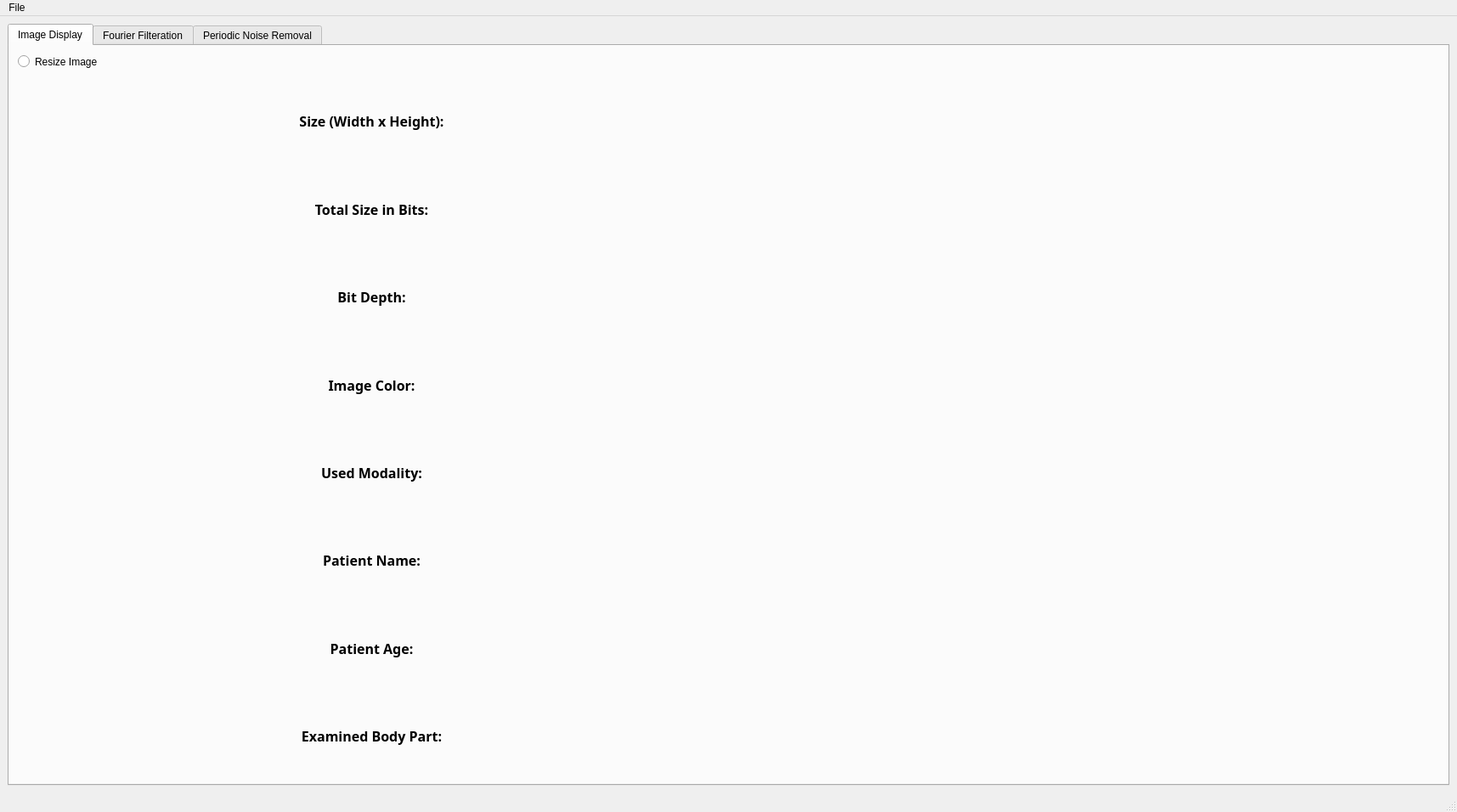
<?xml version="1.0" encoding="UTF-8"?>
<ui version="4.0">
 <class>MainWindow</class>
 <widget class="QMainWindow" name="MainWindow">
  <property name="geometry">
   <rect>
    <x>0</x>
    <y>0</y>
    <width>1715</width>
    <height>956</height>
   </rect>
  </property>
  <property name="windowTitle">
   <string>MainWindow</string>
  </property>
  <widget class="QWidget" name="centralwidget">
   <layout class="QGridLayout" name="gridLayout_2">
    <item row="0" column="0">
     <widget class="QTabWidget" name="periodicNoiseRemovalTab_2">
      <property name="currentIndex">
       <number>0</number>
      </property>
      <widget class="QWidget" name="imageDisplayTab">
       <attribute name="title">
        <string>Image Display</string>
       </attribute>
       <widget class="QRadioButton" name="reisizeImageRadiobutton">
        <property name="geometry">
         <rect>
          <x>10</x>
          <y>10</y>
          <width>1109</width>
          <height>17</height>
         </rect>
        </property>
        <property name="text">
         <string>Resize Image</string>
        </property>
       </widget>
       <widget class="QWidget" name="layoutWidget">
        <property name="geometry">
         <rect>
          <x>10</x>
          <y>40</y>
          <width>1671</width>
          <height>821</height>
         </rect>
        </property>
        <layout class="QGridLayout" name="gridLayout_3">
         <item row="0" column="0">
          <layout class="QGridLayout" name="imageLayout"/>
         </item>
         <item row="0" column="1">
          <layout class="QGridLayout" name="_2">
           <item row="0" column="0">
            <layout class="QVBoxLayout" name="imageTitlesVerticalLayout">
             <item>
              <widget class="QLabel" name="imageSizeTitleLabel">
               <property name="font">
                <font>
                 <family>Sitka Small Semibold</family>
                 <pointsize>12</pointsize>
                 <weight>75</weight>
                 <bold>true</bold>
                </font>
               </property>
               <property name="text">
                <string>Size (Width x Height):</string>
               </property>
               <property name="textFormat">
                <enum>Qt::AutoText</enum>
               </property>
               <property name="alignment">
                <set>Qt::AlignCenter</set>
               </property>
              </widget>
             </item>
             <item>
              <widget class="QLabel" name="imageBitsTitleLabel">
               <property name="font">
                <font>
                 <family>Sitka Small Semibold</family>
                 <pointsize>12</pointsize>
                 <weight>75</weight>
                 <bold>true</bold>
                </font>
               </property>
               <property name="text">
                <string>Total Size in Bits:</string>
               </property>
               <property name="alignment">
                <set>Qt::AlignCenter</set>
               </property>
              </widget>
             </item>
             <item>
              <widget class="QLabel" name="imageBitDepthTitleLabel">
               <property name="font">
                <font>
                 <family>Sitka Small Semibold</family>
                 <pointsize>12</pointsize>
                 <weight>75</weight>
                 <bold>true</bold>
                </font>
               </property>
               <property name="text">
                <string>Bit Depth:</string>
               </property>
               <property name="alignment">
                <set>Qt::AlignCenter</set>
               </property>
              </widget>
             </item>
             <item>
              <widget class="QLabel" name="imageColorTitleLabel">
               <property name="font">
                <font>
                 <family>Sitka Small Semibold</family>
                 <pointsize>12</pointsize>
                 <weight>75</weight>
                 <bold>true</bold>
                </font>
               </property>
               <property name="text">
                <string>Image Color:</string>
               </property>
               <property name="alignment">
                <set>Qt::AlignCenter</set>
               </property>
              </widget>
             </item>
             <item>
              <widget class="QLabel" name="usedModalityTitleLabel">
               <property name="font">
                <font>
                 <family>Sitka Small Semibold</family>
                 <pointsize>12</pointsize>
                 <weight>75</weight>
                 <bold>true</bold>
                </font>
               </property>
               <property name="text">
                <string>Used Modality:</string>
               </property>
               <property name="alignment">
                <set>Qt::AlignCenter</set>
               </property>
              </widget>
             </item>
             <item>
              <widget class="QLabel" name="patientNameTitleLabel">
               <property name="font">
                <font>
                 <family>Sitka Small Semibold</family>
                 <pointsize>12</pointsize>
                 <weight>75</weight>
                 <bold>true</bold>
                </font>
               </property>
               <property name="text">
                <string>Patient Name:</string>
               </property>
               <property name="alignment">
                <set>Qt::AlignCenter</set>
               </property>
              </widget>
             </item>
             <item>
              <widget class="QLabel" name="patientAgeTitleLabel">
               <property name="font">
                <font>
                 <family>Sitka Small Semibold</family>
                 <pointsize>12</pointsize>
                 <weight>75</weight>
                 <bold>true</bold>
                </font>
               </property>
               <property name="text">
                <string>Patient Age:</string>
               </property>
               <property name="alignment">
                <set>Qt::AlignCenter</set>
               </property>
              </widget>
             </item>
             <item>
              <widget class="QLabel" name="bodyPartTitleLabel">
               <property name="font">
                <font>
                 <family>Sitka Small Semibold</family>
                 <pointsize>12</pointsize>
                 <weight>75</weight>
                 <bold>true</bold>
                </font>
               </property>
               <property name="text">
                <string>Examined Body Part:</string>
               </property>
               <property name="alignment">
                <set>Qt::AlignCenter</set>
               </property>
              </widget>
             </item>
            </layout>
           </item>
           <item row="0" column="1">
            <layout class="QVBoxLayout" name="verticalLayout_2">
             <item>
              <widget class="QLabel" name="imageSizeDataLabel">
               <property name="font">
                <font>
                 <pointsize>12</pointsize>
                </font>
               </property>
               <property name="text">
                <string/>
               </property>
               <property name="alignment">
                <set>Qt::AlignCenter</set>
               </property>
              </widget>
             </item>
             <item>
              <widget class="QLabel" name="imageBitsDataLabel">
               <property name="font">
                <font>
                 <pointsize>12</pointsize>
                </font>
               </property>
               <property name="text">
                <string/>
               </property>
               <property name="alignment">
                <set>Qt::AlignCenter</set>
               </property>
              </widget>
             </item>
             <item>
              <widget class="QLabel" name="imageBitDepthDataLabel">
               <property name="font">
                <font>
                 <pointsize>12</pointsize>
                </font>
               </property>
               <property name="text">
                <string/>
               </property>
               <property name="alignment">
                <set>Qt::AlignCenter</set>
               </property>
              </widget>
             </item>
             <item>
              <widget class="QLabel" name="imageColorDataLabel">
               <property name="font">
                <font>
                 <pointsize>12</pointsize>
                </font>
               </property>
               <property name="text">
                <string/>
               </property>
               <property name="alignment">
                <set>Qt::AlignCenter</set>
               </property>
              </widget>
             </item>
             <item>
              <widget class="QLabel" name="usedModalityDataLabel">
               <property name="font">
                <font>
                 <pointsize>12</pointsize>
                </font>
               </property>
               <property name="text">
                <string/>
               </property>
               <property name="alignment">
                <set>Qt::AlignCenter</set>
               </property>
              </widget>
             </item>
             <item>
              <widget class="QLabel" name="patientNameDataLabel">
               <property name="font">
                <font>
                 <pointsize>12</pointsize>
                </font>
               </property>
               <property name="text">
                <string/>
               </property>
               <property name="alignment">
                <set>Qt::AlignCenter</set>
               </property>
              </widget>
             </item>
             <item>
              <widget class="QLabel" name="patientAgeDataLabel">
               <property name="font">
                <font>
                 <pointsize>12</pointsize>
                </font>
               </property>
               <property name="text">
                <string/>
               </property>
               <property name="alignment">
                <set>Qt::AlignCenter</set>
               </property>
              </widget>
             </item>
             <item>
              <widget class="QLabel" name="bodyPartDataLabel">
               <property name="font">
                <font>
                 <pointsize>12</pointsize>
                </font>
               </property>
               <property name="text">
                <string/>
               </property>
               <property name="alignment">
                <set>Qt::AlignCenter</set>
               </property>
              </widget>
             </item>
            </layout>
           </item>
          </layout>
         </item>
        </layout>
       </widget>
      </widget>
      <widget class="QWidget" name="fourierFilteringTab">
       <attribute name="title">
        <string>Fourier Filteration</string>
       </attribute>
       <widget class="QLabel" name="originalImageLabel">
        <property name="geometry">
         <rect>
          <x>130</x>
          <y>60</y>
          <width>161</width>
          <height>41</height>
         </rect>
        </property>
        <property name="font">
         <font>
          <family>Script MT Bold</family>
          <pointsize>16</pointsize>
          <weight>75</weight>
          <italic>false</italic>
          <bold>true</bold>
         </font>
        </property>
        <property name="text">
         <string>Original Image</string>
        </property>
        <property name="alignment">
         <set>Qt::AlignCenter</set>
        </property>
       </widget>
       <widget class="QWidget" name="gridLayoutWidget_4">
        <property name="geometry">
         <rect>
          <x>440</x>
          <y>100</y>
          <width>391</width>
          <height>341</height>
         </rect>
        </property>
        <layout class="QGridLayout" name="lowpassSpatialKernelGridLayout"/>
       </widget>
       <widget class="QWidget" name="gridLayoutWidget_5">
        <property name="geometry">
         <rect>
          <x>860</x>
          <y>100</y>
          <width>391</width>
          <height>341</height>
         </rect>
        </property>
        <layout class="QGridLayout" name="spatialFilterationGridLayout"/>
       </widget>
       <widget class="QWidget" name="gridLayoutWidget_6">
        <property name="geometry">
         <rect>
          <x>440</x>
          <y>510</y>
          <width>391</width>
          <height>341</height>
         </rect>
        </property>
        <layout class="QGridLayout" name="lowpassFourierKernelGridLayout"/>
       </widget>
       <widget class="QWidget" name="gridLayoutWidget_7">
        <property name="geometry">
         <rect>
          <x>860</x>
          <y>510</y>
          <width>391</width>
          <height>341</height>
         </rect>
        </property>
        <layout class="QGridLayout" name="filteredSpectrumGridLayout"/>
       </widget>
       <widget class="QWidget" name="gridLayoutWidget_8">
        <property name="geometry">
         <rect>
          <x>20</x>
          <y>100</y>
          <width>391</width>
          <height>341</height>
         </rect>
        </property>
        <layout class="QGridLayout" name="originalImageGridLayout"/>
       </widget>
       <widget class="QLabel" name="lowpassSpatialKernelLabel">
        <property name="geometry">
         <rect>
          <x>540</x>
          <y>60</y>
          <width>191</width>
          <height>41</height>
         </rect>
        </property>
        <property name="font">
         <font>
          <family>Script MT Bold</family>
          <pointsize>16</pointsize>
          <weight>75</weight>
          <italic>false</italic>
          <bold>true</bold>
         </font>
        </property>
        <property name="text">
         <string>Spatial Kernal</string>
        </property>
        <property name="alignment">
         <set>Qt::AlignCenter</set>
        </property>
       </widget>
       <widget class="QLabel" name="lowpassFourierKernelLabel">
        <property name="geometry">
         <rect>
          <x>540</x>
          <y>470</y>
          <width>191</width>
          <height>41</height>
         </rect>
        </property>
        <property name="font">
         <font>
          <family>Script MT Bold</family>
          <pointsize>16</pointsize>
          <weight>75</weight>
          <italic>false</italic>
          <bold>true</bold>
         </font>
        </property>
        <property name="text">
         <string>Fourier Kernel</string>
        </property>
        <property name="alignment">
         <set>Qt::AlignCenter</set>
        </property>
       </widget>
       <widget class="QLabel" name="filteredSpectrumLabel">
        <property name="geometry">
         <rect>
          <x>960</x>
          <y>470</y>
          <width>191</width>
          <height>41</height>
         </rect>
        </property>
        <property name="font">
         <font>
          <family>Script MT Bold</family>
          <pointsize>16</pointsize>
          <weight>75</weight>
          <italic>false</italic>
          <bold>true</bold>
         </font>
        </property>
        <property name="text">
         <string>Filtered Spectrum</string>
        </property>
        <property name="alignment">
         <set>Qt::AlignCenter</set>
        </property>
       </widget>
       <widget class="QLabel" name="spatialFilterationLabel">
        <property name="geometry">
         <rect>
          <x>970</x>
          <y>60</y>
          <width>191</width>
          <height>41</height>
         </rect>
        </property>
        <property name="font">
         <font>
          <family>Script MT Bold</family>
          <pointsize>16</pointsize>
          <weight>75</weight>
          <italic>false</italic>
          <bold>true</bold>
         </font>
        </property>
        <property name="text">
         <string>Spatial Filteration</string>
        </property>
        <property name="alignment">
         <set>Qt::AlignCenter</set>
        </property>
       </widget>
       <widget class="QLabel" name="lowpassFilterationKernelSizeLabel">
        <property name="geometry">
         <rect>
          <x>90</x>
          <y>30</y>
          <width>101</width>
          <height>16</height>
         </rect>
        </property>
        <property name="font">
         <font>
          <family>Sitka Small Semibold</family>
          <pointsize>12</pointsize>
          <weight>75</weight>
          <bold>true</bold>
         </font>
        </property>
        <property name="text">
         <string>Kernel Size</string>
        </property>
       </widget>
       <widget class="QSpinBox" name="lowpassFilterationKernelSizeSpinbox">
        <property name="geometry">
         <rect>
          <x>200</x>
          <y>20</y>
          <width>51</width>
          <height>31</height>
         </rect>
        </property>
        <property name="font">
         <font>
          <pointsize>11</pointsize>
         </font>
        </property>
        <property name="minimum">
         <number>1</number>
        </property>
        <property name="maximum">
         <number>1000</number>
        </property>
        <property name="singleStep">
         <number>2</number>
        </property>
        <property name="value">
         <number>3</number>
        </property>
       </widget>
       <widget class="QPushButton" name="lowpassFilterationPushButton">
        <property name="geometry">
         <rect>
          <x>280</x>
          <y>20</y>
          <width>81</width>
          <height>31</height>
         </rect>
        </property>
        <property name="font">
         <font>
          <family>Sitka Small Semibold</family>
          <pointsize>12</pointsize>
          <weight>75</weight>
          <bold>true</bold>
         </font>
        </property>
        <property name="text">
         <string>Filter</string>
        </property>
       </widget>
       <widget class="QWidget" name="gridLayoutWidget_9">
        <property name="geometry">
         <rect>
          <x>20</x>
          <y>510</y>
          <width>391</width>
          <height>341</height>
         </rect>
        </property>
        <layout class="QGridLayout" name="imageFourierSpectrumGridLayout"/>
       </widget>
       <widget class="QLabel" name="imageFourierSpectrumLabel">
        <property name="geometry">
         <rect>
          <x>130</x>
          <y>470</y>
          <width>161</width>
          <height>41</height>
         </rect>
        </property>
        <property name="font">
         <font>
          <family>Script MT Bold</family>
          <pointsize>16</pointsize>
          <weight>75</weight>
          <italic>false</italic>
          <bold>true</bold>
         </font>
        </property>
        <property name="text">
         <string>Fourier Spectrum</string>
        </property>
        <property name="alignment">
         <set>Qt::AlignCenter</set>
        </property>
       </widget>
       <widget class="QLabel" name="fourierFilterationLabel">
        <property name="geometry">
         <rect>
          <x>1390</x>
          <y>60</y>
          <width>191</width>
          <height>41</height>
         </rect>
        </property>
        <property name="font">
         <font>
          <family>Script MT Bold</family>
          <pointsize>16</pointsize>
          <weight>75</weight>
          <italic>false</italic>
          <bold>true</bold>
         </font>
        </property>
        <property name="text">
         <string>Fourier Filteration</string>
        </property>
        <property name="alignment">
         <set>Qt::AlignCenter</set>
        </property>
       </widget>
       <widget class="QWidget" name="gridLayoutWidget_10">
        <property name="geometry">
         <rect>
          <x>1280</x>
          <y>100</y>
          <width>411</width>
          <height>341</height>
         </rect>
        </property>
        <layout class="QGridLayout" name="fourierFilterationGridLayout"/>
       </widget>
       <widget class="QWidget" name="gridLayoutWidget_11">
        <property name="geometry">
         <rect>
          <x>1280</x>
          <y>510</y>
          <width>391</width>
          <height>341</height>
         </rect>
        </property>
        <layout class="QGridLayout" name="filterationDifferenceGridLayout"/>
       </widget>
       <widget class="QLabel" name="filterationDifferenceLabel">
        <property name="geometry">
         <rect>
          <x>1390</x>
          <y>470</y>
          <width>191</width>
          <height>41</height>
         </rect>
        </property>
        <property name="font">
         <font>
          <family>Script MT Bold</family>
          <pointsize>16</pointsize>
          <weight>75</weight>
          <italic>false</italic>
          <bold>true</bold>
         </font>
        </property>
        <property name="text">
         <string>Filteration Difference</string>
        </property>
        <property name="alignment">
         <set>Qt::AlignCenter</set>
        </property>
       </widget>
      </widget>
      <widget class="QWidget" name="periodicNoiseRemovalTab">
       <attribute name="title">
        <string>Periodic Noise Removal</string>
       </attribute>
       <widget class="QWidget" name="gridLayoutWidget_14">
        <property name="geometry">
         <rect>
          <x>300</x>
          <y>40</y>
          <width>351</width>
          <height>381</height>
         </rect>
        </property>
        <layout class="QGridLayout" name="noisyImageGridLayout"/>
       </widget>
       <widget class="QLabel" name="noisyImageLabel">
        <property name="geometry">
         <rect>
          <x>400</x>
          <y>0</y>
          <width>161</width>
          <height>41</height>
         </rect>
        </property>
        <property name="font">
         <font>
          <family>Script MT Bold</family>
          <pointsize>16</pointsize>
          <weight>75</weight>
          <italic>false</italic>
          <bold>true</bold>
         </font>
        </property>
        <property name="text">
         <string>Noisy Image</string>
        </property>
        <property name="alignment">
         <set>Qt::AlignCenter</set>
        </property>
       </widget>
       <widget class="QLabel" name="noisyFourierSpectrumLabel">
        <property name="geometry">
         <rect>
          <x>390</x>
          <y>440</y>
          <width>201</width>
          <height>41</height>
         </rect>
        </property>
        <property name="font">
         <font>
          <family>Script MT Bold</family>
          <pointsize>16</pointsize>
          <weight>75</weight>
          <italic>false</italic>
          <bold>true</bold>
         </font>
        </property>
        <property name="text">
         <string>Noisy Fourier Spectrum</string>
        </property>
        <property name="alignment">
         <set>Qt::AlignCenter</set>
        </property>
       </widget>
       <widget class="QWidget" name="gridLayoutWidget_16">
        <property name="geometry">
         <rect>
          <x>300</x>
          <y>480</y>
          <width>351</width>
          <height>381</height>
         </rect>
        </property>
        <layout class="QGridLayout" name="noisyFourierSpectrumGridLayout"/>
       </widget>
       <widget class="QLabel" name="filteredImageLabel">
        <property name="geometry">
         <rect>
          <x>1130</x>
          <y>0</y>
          <width>161</width>
          <height>41</height>
         </rect>
        </property>
        <property name="font">
         <font>
          <family>Script MT Bold</family>
          <pointsize>16</pointsize>
          <weight>75</weight>
          <italic>false</italic>
          <bold>true</bold>
         </font>
        </property>
        <property name="text">
         <string>Filtered Image</string>
        </property>
        <property name="alignment">
         <set>Qt::AlignCenter</set>
        </property>
       </widget>
       <widget class="QWidget" name="gridLayoutWidget_15">
        <property name="geometry">
         <rect>
          <x>1030</x>
          <y>40</y>
          <width>351</width>
          <height>381</height>
         </rect>
        </property>
        <layout class="QGridLayout" name="filteredImageGridLayout"/>
       </widget>
       <widget class="QLabel" name="fourierFilterLabel">
        <property name="geometry">
         <rect>
          <x>1130</x>
          <y>440</y>
          <width>161</width>
          <height>41</height>
         </rect>
        </property>
        <property name="font">
         <font>
          <family>Script MT Bold</family>
          <pointsize>16</pointsize>
          <weight>75</weight>
          <italic>false</italic>
          <bold>true</bold>
         </font>
        </property>
        <property name="text">
         <string>Filtered Spectrum</string>
        </property>
        <property name="alignment">
         <set>Qt::AlignCenter</set>
        </property>
       </widget>
       <widget class="QWidget" name="gridLayoutWidget_17">
        <property name="geometry">
         <rect>
          <x>1030</x>
          <y>480</y>
          <width>351</width>
          <height>381</height>
         </rect>
        </property>
        <layout class="QGridLayout" name="fourierFilterGridLayout"/>
       </widget>
      </widget>
     </widget>
    </item>
   </layout>
  </widget>
  <widget class="QMenuBar" name="menubar">
   <property name="geometry">
    <rect>
     <x>0</x>
     <y>0</y>
     <width>1715</width>
     <height>21</height>
    </rect>
   </property>
   <widget class="QMenu" name="menuFile">
    <property name="title">
     <string>File</string>
    </property>
    <addaction name="actionOpen_Image"/>
   </widget>
   <addaction name="menuFile"/>
  </widget>
  <widget class="QStatusBar" name="statusbar"/>
  <action name="actionOpen_Image">
   <property name="text">
    <string>Open Image</string>
   </property>
  </action>
 </widget>
 <resources/>
 <connections/>
</ui>
